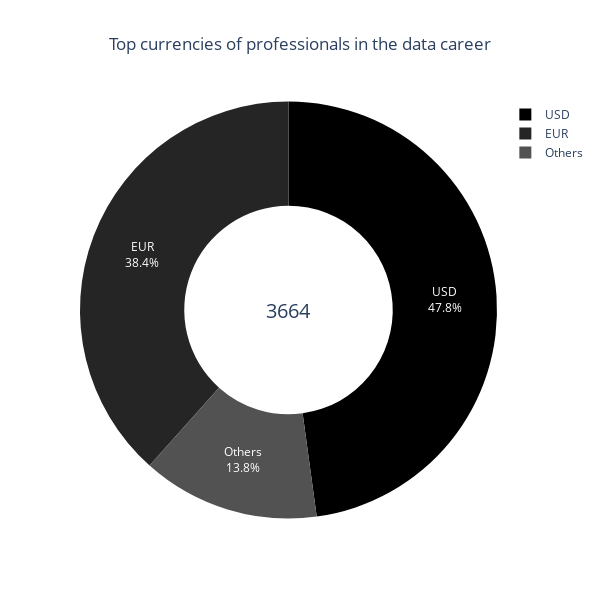

The notebook cell saved with this chart:
### Markdown cell above
The predominant payment currencies are the Dollar and the Euro.

### Code cell
# top currency
top_currencies_labels = salary_currency.index.values[:2].tolist()
top_currencies_values = jobs_title.values[:2].tolist()

# sum of total jobs registered
total = sum(salary_currency.values)

# sum of other jobs
others = sum(salary_currency.values[2:])

currency_values = top_currencies_values + [others]
currency_labels = top_currencies_labels + ["Others"]

currencies = dict(zip(currency_labels, currency_values))

# Ordenar o dicionário pelos valores em ordem crescente
currencies_ordered = dict(sorted(currencies.items(), key=lambda item: item[1], reverse=True))

# Cria um objeto Pie para o gráfico de donut
data = [
    go.Pie(
        labels=list(currencies_ordered.keys()),
        values=list(currencies_ordered.values()),
        hole=0.5,
        marker=dict(colors=list(reversed(colors.sequential.Greys))),
        textinfo="percent+label",
        insidetextorientation="auto",
        hoverinfo="label+value",
    )
]

# Cria a anotação com o valor total
annotation = dict(font=dict(size=20), showarrow=False, text=str(total), x=0.5, y=0.5)

# Cria o layout do gráfico
layout = go.Layout(
    title={
        'text': "Top currencies of professionals in the data career",
        'x': 0.5,
        'xanchor': 'center'
    },
    width=600,
    height=600,
    annotations=[annotation],
)

# Cria a figura do gráfico
fig = go.Figure(data=data, layout=layout)

fig.show()

### Figure 1 — Plotly figure (JSON) as saved in the notebook; plotly's stock layout.template omitted (floating-point values rounded to 4 significant figures)
{"data": [{"hole": 0.5, "hoverinfo": "label+value", "insidetextorientation": "auto", "labels": ["USD", "EUR", "Others"], "marker": {"colors": ["rgb(0,0,0)", "rgb(37,37,37)", "rgb(82,82,82)", "rgb(115,115,115)", "rgb(150,150,150)", "rgb(189,189,189)", "rgb(217,217,217)", "rgb(240,240,240)", "rgb(255,255,255)"]}, "textinfo": "percent+label", "type": "pie", "values": [1018, 817, 293]}], "layout": {"annotations": [{"font": {"size": 20}, "showarrow": false, "text": "3664", "x": 0.5, "y": 0.5}], "height": 600, "title": {"text": "Top currencies of professionals in the data career", "x": 0.5, "xanchor": "center"}, "width": 600}}
